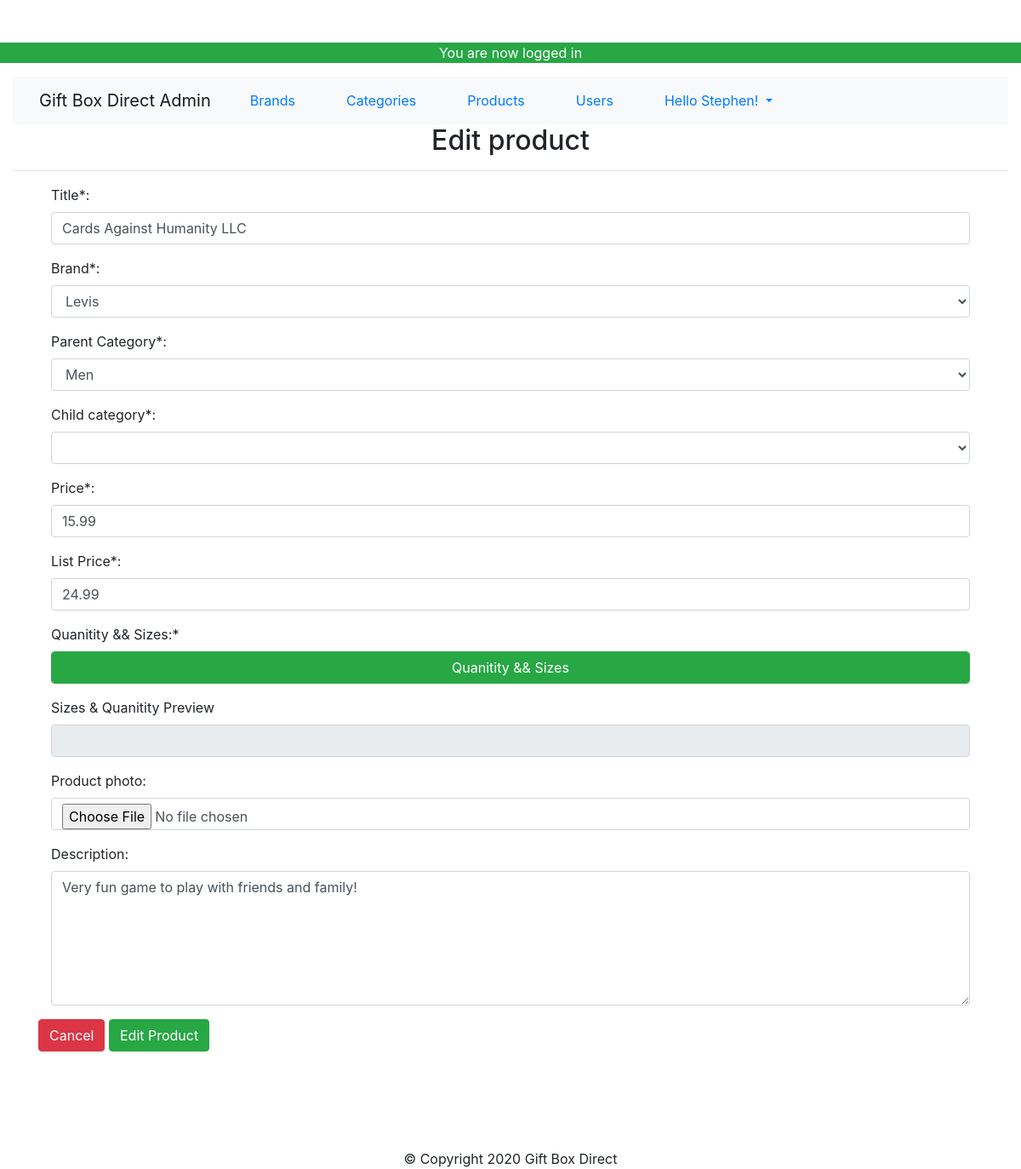
The page /tutro/admin/products.php?edit=2 (signed in) on the database its author committed.
### tables this page shows
CREATE TABLE `products` (
  `id` int(11) NOT NULL,
  `title` varchar(255) NOT NULL,
  `price` decimal(10,2) NOT NULL,
  `list_price` decimal(10,2) NOT NULL,
  `brand` int(11) NOT NULL,
  `categories` varchar(255) NOT NULL,
  `image` varchar(255) NOT NULL,
  `description` text NOT NULL,
  `featured` tinyint(4) NOT NULL DEFAULT 0,
  `sizes` text NOT NULL,
  `deleted` tinyint(4) NOT NULL DEFAULT 0
);

CREATE TABLE `brand` (
  `id` int(11) NOT NULL,
  `brand` varchar(255) NOT NULL
);

CREATE TABLE `categories` (
  `id` int(11) NOT NULL,
  `category` varchar(255) NOT NULL,
  `parent` int(11) NOT NULL DEFAULT 0
);

### tutro/admin/products.php (the view, shortened to what this page needs)
<?php
require_once $_SERVER['DOCUMENT_ROOT'] . '/tutro/core/init.php';
include 'includes/head.php';
include 'includes/navigation.php';
if (isset($_GET['add']) || isset($_GET['edit'])) {
    $brandQuery = $mysqli->query("SELECT * FROM brand ORDER BY brand");
    $parentQuery = $mysqli->query("SELECT * FROM categories WHERE parent = 0 ORDER BY category");
    $title = ((isset($_POST['title']) && $_POST['title'] != '')?sanitize($_POST['title']):'');
    $brand = ((isset($_POST['brand']) && !empty($_POST['brand']))?sanitize($_POST['brand']):'');
    $parent = ((isset($_POST['parent']) && !empty($_POST['parent']))?sanitize($_POST['parent']):'');
    $price = ((isset($_POST['price']) && $_POST['price'] != '')?sanitize($_POST['price']):'');
    $list_price = ((isset($_POST['list_price']) && $_POST['list_price'] != '')?sanitize($_POST['list_price']):'');
    $description = ((isset($_POST['description']) && $_POST['description'] != '')?sanitize($_POST['description']):'');
    $sizes = ((isset($_POST['sizes']) && $_POST['sizes'] != '')?sanitize($_POST['sizes']):'');
    $sizes = rtrim($sizes,',');
    $saved_image = '';
        if(isset($_GET['edit'])){
            $edit_id = (int)$_GET['edit'];
            $productResults = $mysqli->query("SELECT * FROM products WHERE id = '$edit_id'");
            $product = mysqli_fetch_assoc($productResults);
            $category = ((isset($_POST['child']) && $_POST['child'] != '')?sanitize($_POST['child']):$product['categories']);
            $title = ((isset($_POST['title']) && $_POST['title'] != '')?sanitize($_POST['title']):$product['title']);
            $brand = ((isset($_POST['brand']) && $_POST['brand'] != '')?sanitize($_POST['brand']):$product['brand']);
            $parentQ = $mysqli->query("SELECT * FROM categories WHERE id = '$category'");
            $parentResult = mysqli_fetch_assoc($parentQ);
            $parent = ((isset($_POST['parent']) && $_POST['parent'] != '')?sanitize($_POST['parent']):$parentResult['parent']);
            $price = ((isset($_POST['price']) && $_POST['price'] != '')?sanitize($_POST['price']):$product['price']);
            $list_price = ((isset($_POST['list_price']) && $_POST['list_price'] != '')?sanitize($_POST['list_price']):$product['list_price']);
            $description = ((isset($_POST['description']) && $_POST['description'] != '')?sanitize($_POST['description']):$product['description']);
            $sizes = ((isset($_POST['sizes']) && $_POST['sizes'] != '')?sanitize($_POST['sizes']):$product['sizes']);
            $sizes = rtrim($sizes,',');
            $saved_image = (($product['image'] != '')?$product['image']:'');
        }
?>
    <h2 class="text-center"><?=((isset($_GET['edit']))?'Edit':'Add a new')?> product</h2>
    <hr>
    <div class="container">
        <form action="products.php?<?=((isset($_GET['edit']))?'edit='.$edit_id:'add=1');?>" method="POST" enctype="multipart/form-data">
            <div class="form-group col-md-12">
                <label for="title">Title*:</label>
                <input type="text" name="title" class="form-control" id="title" value="<?=$title; ?>">
            </div>
            <div class="form-group col-md-12">
                <label for="brand">Brand*:</label>
                <select class="form-control" id="brand" name="brand">
                    <?php while ($b = mysqli_fetch_assoc($brandQuery)) : ?>
                        <option value="<?=$b['id'];?>" <?=(($brand == $b['id'])?' selected' : '');?>><?=$b['brand'];?></option>
                    <?php endwhile; ?>
                </select>
            </div>
            <div class="form-group col-md-12">
                <label for="parent">Parent Category*:</label>
                <select class="form-control" id="parent" name="parent">
                    <?php while ($p = mysqli_fetch_assoc($parentQuery)) : ?>
                        <option value="<?= $p['id']; ?>" <?= (($parent == $p['id']) ? ' selected' : ''); ?>><?= $p['category']; ?></option>
                    <?php endwhile; ?>
                </select>
            </div>
            <div class="form-group col-md-12">
                <label for="child">Child category*:</label>
                <select id="child" name="child" class="form-control"></select>
            </div>
            <div class="form-group col-md-12">
                <label for="price">Price*:</label>
                <input type="text" id="price" name="price" class="form-control" value="<?=$price;?>">
            </div>
            <div class="form-group col-md-12">
                <label for="list_price">List Price*:</label>
                <input type="text" id="list_price" name="list_price" class="form-control" value="<?= $list_price; ?>">
            </div>
            <div class="form-group col-md-12">
                <label>Quanitity && Sizes:*</label>
                <button class="btn btn-success form-control" onclick="jQuery('#sizesModal').modal('toggle');return false;">Quanitity && Sizes</button>
            </div>
            <div class="form-group col-md-12">
                <label for="sizes">Sizes & Quanitity Preview</label>
                <input type="text" class="form-control" name="sizes" id="sizes" value="<?=$sizes;?>" readonly>
            </div>
            <div class="form-group col-md-12">
                <?php if($saved_image != ''):?>
                    <div class="saved-image">
                        <img src="<?=$saved_image ?>" alt="saved image"/><br>
                        <a href="products.php?delete_image=1&edit=<?=$edit_id?>" class="text-danger">Delete image</a>
                    </div>
                <?php else:?>
                    <label for="photo">Product photo:</label>
                    <input type="file" name="photo" id="photo" class='form-control'>
                <?php endif;?>
            </div>
            <div class="form-group col-md-12">
                <label for="description">Description:</label>
                <textarea id="description" name="description" class="form-control" rows="6"><?=$description; ?></textarea>
            </div>
            <a href="products.php" class="btn btn-danger pull-right">Cancel</a>
            <input type="submit" value="<?=((isset($_GET['edit']))?'Edit':'Add') ?> Product" class="btn btn-success pull-right">
        </form>
    </div>
    </div>
<?php }
include 'includes/footer.php'; ?>

### tutro/css/main.css (style rules this page uses)
body { padding-top: 50px; }

### rows shown on the page
products: title "Cards Against Humanity LLC", brand "Levis", price "15.99", list_price "24.99", description "Very fun game to play with friends and family!"
categories: parent "Men"

### other values the page prints
$_SESSION['success_flash'] "You are now logged in"
$user_data['first'] "Stephen"
